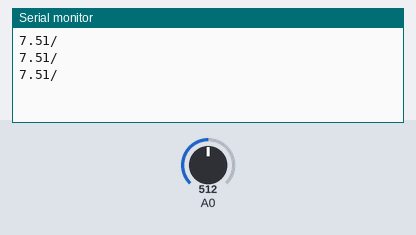
A sketch run on a simulated Arduino Uno, built with avr-gcc and run on an emulated ATmega328P. Parts: the last lines printed to the serial monitor. The inputs (shaded band) are chosen by the test bench; at power-on: A0 = 512.

Above: at 1.3 s.
1.4 s: A0 set to 716
At 1.9 s:
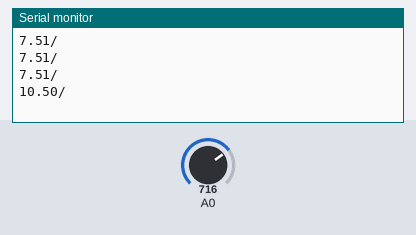
2.9 s: A0 set to 900
At 3.4 s:
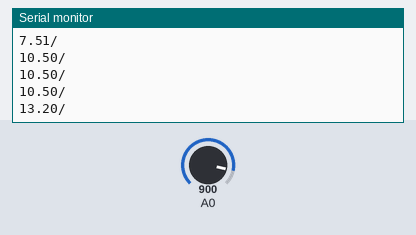
Timing chart, 0 to 5.9 s (numbered marks = the images above; inputs shaded):
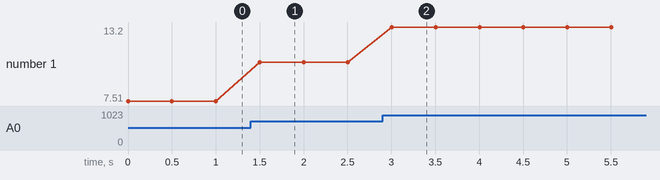

Measured:
- after the input at 1.4 s, the serial monitor: prints a new line after 0.10 s (image 1)
- after the input at 2.9 s, the serial monitor: prints a new line after 0.10 s (image 2)
- plotted number 1: 7.51 → 10.5 after the input at 1.4 s, 10.5 → 13.2 after the input at 2.9 s

The sketch:

Voltage_Reader.ino
```cpp
#include <Servo.h>

float VoltageReadValue;

void setup() {
  Serial.begin(9600);
}

void loop() {
  VoltageReadValue = analogRead(A0);
  Serial.println((String)Voltage(VoltageReadValue) + "/");
  delay(500);
}

float Voltage(float Voltage) {
  return (VoltageReadValue/1023)*15;
}
```
